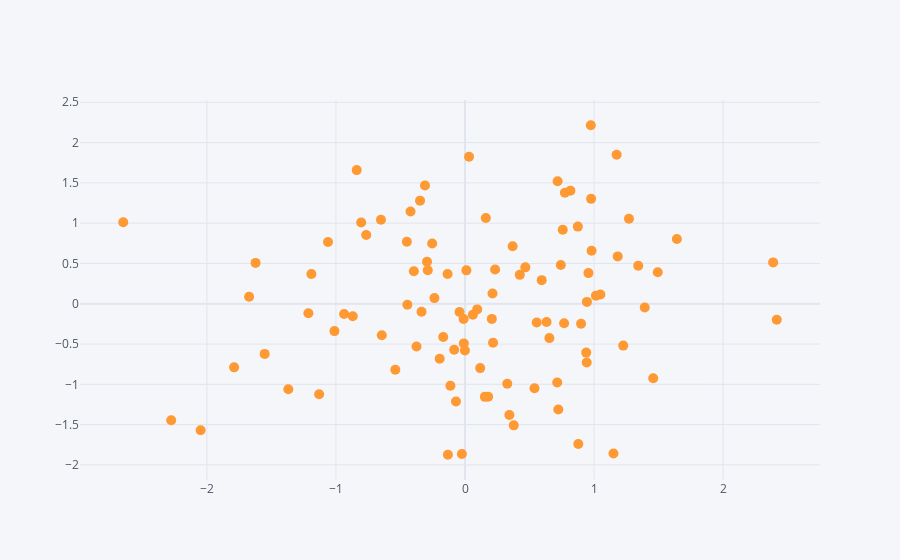

Source (notebook cell):
### Markdown cell above
## Using Cufflinks and iplot()

* scatter
* bar
* box
* spread
* ratio
* heatmap
* surface
* histogram
* bubble

### Code cell
df.iplot(kind='scatter',x='A',y='B',mode='markers',size=10)
